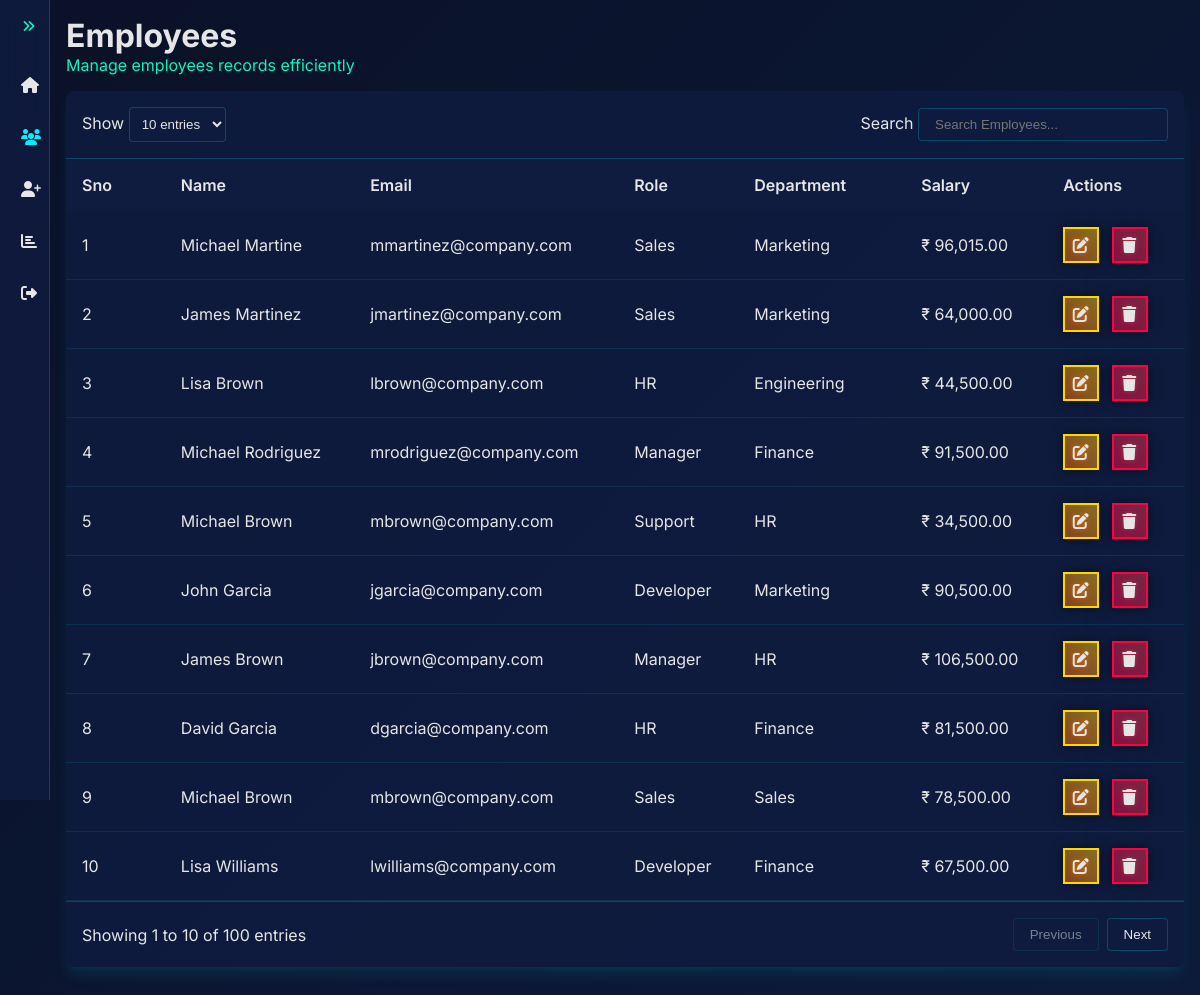
Screenshot of /employees.php (signed in) with the database file from the repository.
### tables this page shows
CREATE TABLE `employees` (
  `id` int(11) NOT NULL,
  `name` varchar(100) NOT NULL,
  `email` varchar(100) NOT NULL,
  `role` varchar(50) NOT NULL,
  `department` varchar(50) NOT NULL,
  `salary` decimal(10,2) NOT NULL,
  `hire_date` date DEFAULT NULL
);

### employees.php (the view, shortened to what this page needs)
<?php
require_once 'include/db_config.php'
?>
<!DOCTYPE html>
<html lang="en">
<head>
    <link href="https://cdnjs.cloudflare.com/ajax/libs/font-awesome/6.7.2/css/all.min.css" rel="stylesheet">
    <link rel="stylesheet" href="css/main.css">
    <link rel="stylesheet" href="css/employees.css">
</head>
<body>
    <?php include 'include/sidebar.php'; ?>
    <main class="main-content">
        <div>
            <h1>Employees</h1>
            <p>Manage employees records efficiently</p>
        </div>
        <div class="table-container">
            <div class="table-header">
                <div>
                    <label>Show</label>
                    <select class="entries-select" id="entriesSelect">
                        <option value="10" selected>10 entries</option>
                    </select>
                </div>
                <div>
                    <label>Search</label>
                    <input type="text" class="search-input" placeholder="Search Employees..." id="searchInput">
                </div>
            </div>
            <table id="employeesTable">
                <thead>
                    <tr>
                        <th data-sort="sno">Sno <span class="sort-icon"></span></th>
                        <th data-sort="name">Name <span class="sort-icon"></span></th>
                        <th data-sort="email">Email <span class="sort-icon"></span></th>
                        <th data-sort="role">Role <span class="sort-icon"></span></th>
                        <th data-sort="department">Department <span class="sort-icon"></span></th>
                        <th data-sort="salary">Salary <span class="sort-icon"></span></th>
                        <th>Actions</th>
                    </tr>
                </thead>
                <tbody>
                    <?php
                    $query = "SELECT * FROM employees";
                    $result = $conn->query($query);
                    $sno = 1;
                    while ($row = $result->fetch_assoc()): ?>
                        <tr>
                            <td data-label="Sno"><?= $sno++; ?></td>
                            <td data-label="Name"><?= htmlspecialchars($row['name']) ?></td>
                            <td data-label="Email"><?= htmlspecialchars($row['email']) ?></td>
                            <td data-label="Role"><?= htmlspecialchars($row['role']) ?></td>
                            <td data-label="Department"><?= htmlspecialchars($row['department']) ?></td>
                            <td data-label="Salary" data-value="<?= htmlspecialchars($row['salary']) ?>">
                                <?= '₹ ' . number_format($row['salary'], 2) ?>
                            </td>
                            <td data-label="Actions">
                                <a href="add_employee.php?id=<?= htmlspecialchars($row['id']) ?>" class="btn btn-warning">
                                    <i class="fas fa-edit"></i>
                                </a>
                                <a href="delete_employee.php?id=<?= htmlspecialchars($row['id']) ?>"
                                    onclick="return confirm('Are you sure you want to delete this employee?')"
                                    class="btn btn-danger">
                                    <i class="fas fa-trash"></i>
                                </a>
                            </td>
                        </tr>
                    <?php endwhile; ?>
                </tbody>
            </table>
            <div class="pagination">
                <div class="pagination-info">Showing <span id="startEntry">1</span> to <span id="endEntry">10</span> of <span id="totalEntries">0</span> entries</div>
                <div class="pagination-buttons">
                    <button class="pagination-button" id="prevPage" disabled>Previous</button>
                    <button class="pagination-button" id="nextPage">Next</button>
                </div>
            </div>
        </div>
    </main>
</body>
</html>

### include/sidebar.php (shortened to what this page needs)
<?php
$current_page = basename($_SERVER['PHP_SELF']);
?>
<nav class="sidebar collapsed">
    <ul class="nav">
        <li>
            <div class="logo-container">
                <span class="logo-title">Employee Hub</span>
            </div>
            <button id="toggle-btn" aria-label="Toggle Sidebar">
                <i class="fas fa-angles-left"></i>
            </button>
        </li>
        <li class="nav-item">
            <a class="nav-link <?= ($current_page == 'dashboard.php') ? 'active' : ''; ?>" href="dashboard.php">
                <i class="fas fa-home"></i>
            </a>
        </li>
        <li class="nav-item">
            <a class="nav-link <?= ($current_page == 'employees.php') ? 'active' : ''; ?>" href="employees.php">
                <i class="fas fa-users"></i>
            </a>
        </li>
        <li class="nav-item">
            <a class="nav-link <?= ($current_page == 'add_employee.php') ? 'active' : ''; ?>" href="add_employee.php">
                <i class="fas fa-user-plus"></i>
            </a>
        </li>
        <li class="nav-item">
            <a class="nav-link <?= ($current_page == 'reports.php') ? 'active' : ''; ?>" href="reports.php">
                <i class="fas fa-chart-bar"></i>
            </a>
        </li>
        <li class="nav-item">
            <a class="nav-link" href="logout.php">
                <i class="fas fa-sign-out-alt"></i>
            </a>
        </li>
    </ul>
</nav>

### css/main.css (style rules this page uses)
:root { --primary-color: #00f0ff; --secondary-color: #0ff3bd; --background-dark: #0a1128; --text-light: #e6e6e6; --accent-glow: rgba(0, 240, 255, 0.3); --card-shadow: 0 10px 15px -3px rgba(0, 240, 255, 0.1), 0 4px 6px -2px rgba(0, 240, 255, 0.05); }
* { margin: 0; padding: 0; box-sizing: border-box; scrollbar-width: thin; scrollbar-color: var(--primary-color) rgba(16, 28, 64, 0.8); }
body { font-family: "Inter", sans-serif; background: linear-gradient(135deg, #0a1128 0%, #0c1b3a 100%); color: var(--text-light); min-height: 100vh; display: grid; grid-template-columns: auto 1fr; }
.sidebar { background: rgba(16, 28, 64, 0.8); backdrop-filter: blur(10px); border-right: 1px solid rgba(0, 240, 255, 0.2); overflow: hidden; height: 100vh; width: 250px; padding: 5px 1em; position: sticky; top: 0; align-self: start; transition: all 300ms ease-in-out; text-wrap: nowrap; z-index: 1; }
.sidebar.collapsed { padding: 5px; width: 50px; }
.nav { list-style: none; }
.nav > li:first-child { display: flex; justify-content: space-between; align-items: center; margin-bottom: 16px; gap: 0.5rem; }
.sidebar.collapsed .nav > li:first-child { justify-content: center; }
.logo-container { display: flex; align-items: center; justify-content: center; gap: 0.5rem; font-size: 1.2rem; transition: all 300ms ease-in-out; }
.logo-title { text-align: center; color: var(--primary-color); font-weight: 600; letter-spacing: 2px; }
#toggle-btn { padding: 1em; border: none; color: var(--secondary-color); background: none; cursor: pointer; }
.sidebar.collapsed .logo-container { width: 0; margin: 0; overflow: hidden; gap: 0; }
#toggle-btn i { transition: transform 150ms ease; display: inline-block; }
.sidebar.collapsed #toggle-btn i { transform: rotate(180deg); }
.nav-item { margin: 0.5rem 0; }
.nav-link { display: flex; align-items: center; padding: 0.75rem 1rem; color: var(--text-light); text-decoration: none; transition: all 0.3s ease; white-space: nowrap; }
.active { color: var(--primary-color); }
.nav-link i { width: 24px; margin-right: 1rem; text-align: center; }
.main-content { padding: 1rem; max-width: 100%; }
.main-content > div:first-child p { color: var(--secondary-color); }

### css/employees.css (style rules this page uses)
.main-content { overflow-x: auto; }
.table-container { overflow-x: auto; margin: 1rem 0; background: rgba(16, 28, 64, 0.8); border-radius: 8px; box-shadow: var(--card-shadow); }
.table-header { display: flex; justify-content: space-between; align-items: center; padding: 1rem; border-bottom: 1px solid rgba(0, 240, 255, 0.2); }
.search-input { padding: 0.5rem 1rem; border: 1px solid rgba(0, 240, 255, 0.2); border-radius: 4px; background: rgba(16, 28, 64, 0.8); color: var(--text-light); width: 250px; }
.entries-select { padding: 0.5rem; background: rgba(16, 28, 64, 0.8); color: var(--text-light); border: 1px solid rgba(0, 240, 255, 0.2); border-radius: 4px; }
table { width: 100%; border-collapse: collapse; white-space: nowrap; }
td { padding: 1rem; border-bottom: 1px solid rgba(0, 240, 255, 0.1); }
.pagination { display: flex; justify-content: space-between; align-items: center; padding: 1rem; border-top: 1px solid rgba(0, 240, 255, 0.2); }
.pagination-info { color: var(--text-light); }
.pagination-buttons { display: flex; gap: 0.5rem; }
.pagination-button { padding: 0.5rem 1rem; background: rgba(16, 28, 64, 0.8); border: 1px solid rgba(0, 240, 255, 0.2); color: var(--text-light); cursor: pointer; border-radius: 4px; }
.pagination-button:disabled { opacity: 0.5; cursor: not-allowed; }
.btn { padding: 0.5rem; border: 2px solid transparent; margin-right: 0.5rem; color: inherit; font-weight: bold; letter-spacing: 1px; transition: all 0.3s ease; box-shadow: 0 0 10px rgba(0, 0, 0, 0.5); text-decoration: none; display: inline-flex; align-items: center; justify-content: center; width: 36px; height: 36px; }
.btn-warning { background: linear-gradient( 45deg, rgba(255, 107, 0, 0.5), rgba(255, 193, 5, 0.5) ); border-color: #ffd700; text-shadow: 0 0 5px rgba(255, 107, 0, 0.7); }
.btn-danger { background: linear-gradient( 45deg, rgba(255, 8, 70, 0.5), rgba(220, 53, 70, 0.5) ); border-color: #ff0040; text-shadow: 0 0 5px rgba(220, 53, 69, 0.7); }
th { background: rgba(16, 28, 64, 0.9); padding: 1rem; text-align: left; font-weight: 600; cursor: pointer; position: relative; user-select: none; transition: background 0.3s ease-in-out; }
th { background: rgba(16, 28, 64, 0.9); padding: 1rem; text-align: left; font-weight: 600; cursor: pointer; position: relative; user-select: none; }

### rows the page displays
employees: name "Michael Martine", email "mmartinez@company.com", role "Sales", department "Marketing", salary "96,015.00"
employees: name "James Martinez", email "jmartinez@company.com", role "Sales", department "Marketing", salary "64,000.00"
employees: name "Lisa Brown", email "lbrown@company.com", role "HR", department "Engineering", salary "44,500.00"
employees: name "Michael Rodriguez", email "mrodriguez@company.com", role "Manager", department "Finance", salary "91,500.00"
employees: name "Michael Brown", email "mbrown@company.com", role "Support", department "HR", salary "34,500.00"
employees: name "John Garcia", email "jgarcia@company.com", role "Developer", department "Marketing", salary "90,500.00"
employees: name "James Brown", email "jbrown@company.com", role "Manager", department "HR", salary "106,500.00"
employees: name "David Garcia", email "dgarcia@company.com", role "HR", department "Finance", salary "81,500.00"
employees: name "Michael Brown", email "mbrown@company.com", role "Sales", department "Sales", salary "78,500.00"
employees: name "Lisa Williams", email "lwilliams@company.com", role "Developer", department "Finance", salary "67,500.00"
